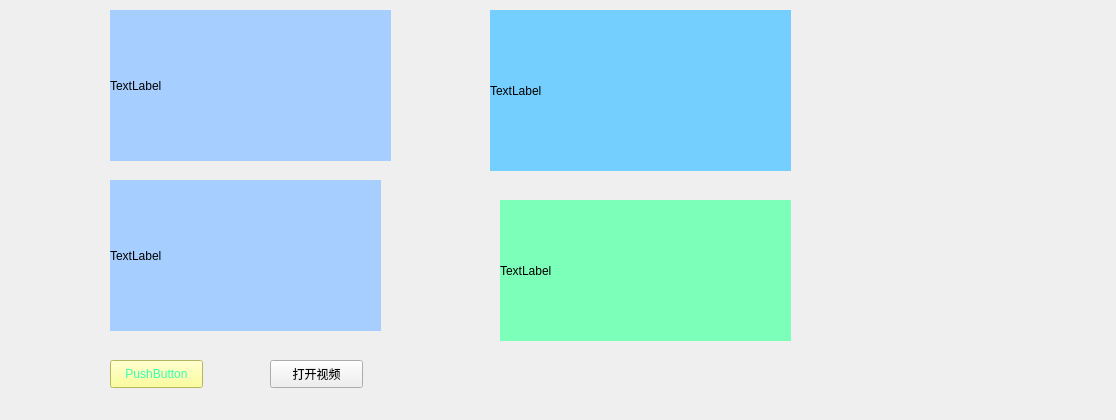
<?xml version="1.0" encoding="UTF-8"?>
<ui version="4.0">
 <class>Widget</class>
 <widget class="QWidget" name="Widget">
  <property name="geometry">
   <rect>
    <x>0</x>
    <y>0</y>
    <width>1116</width>
    <height>420</height>
   </rect>
  </property>
  <property name="windowTitle">
   <string>Widget</string>
  </property>
  <widget class="QLabel" name="label">
   <property name="geometry">
    <rect>
     <x>110</x>
     <y>10</y>
     <width>281</width>
     <height>151</height>
    </rect>
   </property>
   <property name="styleSheet">
    <string notr="true">background-color: rgb(166, 206, 255);</string>
   </property>
   <property name="text">
    <string>TextLabel</string>
   </property>
  </widget>
  <widget class="QPushButton" name="pushButton">
   <property name="geometry">
    <rect>
     <x>110</x>
     <y>360</y>
     <width>93</width>
     <height>28</height>
    </rect>
   </property>
   <property name="styleSheet">
    <string notr="true">background-color: rgb(255, 255, 127);
border-color: rgb(66, 157, 255);
color: rgb(56, 255, 179);</string>
   </property>
   <property name="text">
    <string>PushButton</string>
   </property>
  </widget>
  <widget class="QLabel" name="label_2">
   <property name="geometry">
    <rect>
     <x>110</x>
     <y>180</y>
     <width>271</width>
     <height>151</height>
    </rect>
   </property>
   <property name="styleSheet">
    <string notr="true">background-color: rgb(166, 206, 255);</string>
   </property>
   <property name="text">
    <string>TextLabel</string>
   </property>
  </widget>
  <widget class="QPushButton" name="pushButton_2">
   <property name="geometry">
    <rect>
     <x>270</x>
     <y>360</y>
     <width>93</width>
     <height>28</height>
    </rect>
   </property>
   <property name="text">
    <string>打开视频</string>
   </property>
  </widget>
  <widget class="QLabel" name="label_3">
   <property name="geometry">
    <rect>
     <x>490</x>
     <y>10</y>
     <width>301</width>
     <height>161</height>
    </rect>
   </property>
   <property name="styleSheet">
    <string notr="true">background-color: rgb(116, 207, 255);</string>
   </property>
   <property name="text">
    <string>TextLabel</string>
   </property>
  </widget>
  <widget class="QLabel" name="label_4">
   <property name="geometry">
    <rect>
     <x>500</x>
     <y>200</y>
     <width>291</width>
     <height>141</height>
    </rect>
   </property>
   <property name="styleSheet">
    <string notr="true">background-color: rgb(124, 255, 185);</string>
   </property>
   <property name="text">
    <string>TextLabel</string>
   </property>
  </widget>
 </widget>
 <layoutdefault spacing="6" margin="11"/>
 <resources/>
 <connections/>
</ui>
